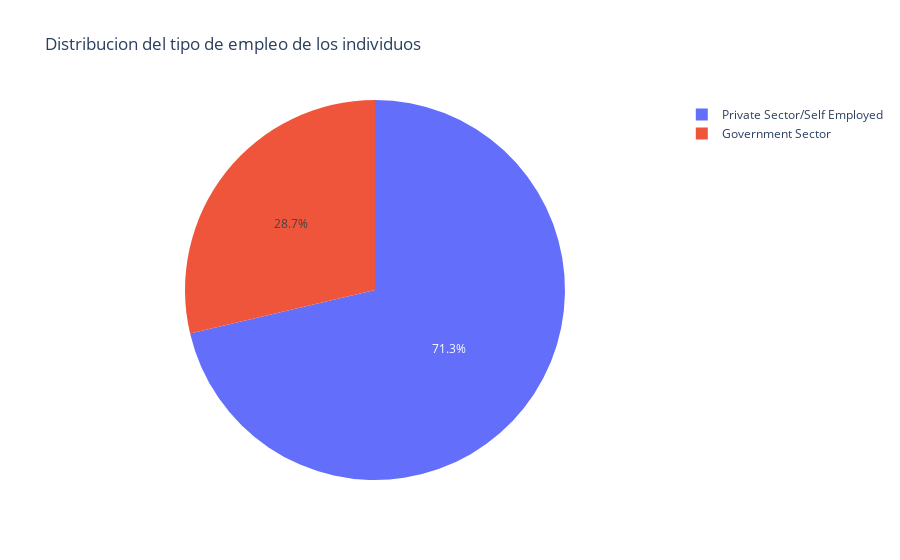

The code cell stored with this chart in its notebook:
### Code cell
px.pie(travel, 'Employment Type', title='Distribucion del tipo de empleo de los individuos')

### Figure 1 — Plotly figure (JSON) as saved in the notebook; plotly's stock layout.template omitted (floating-point values rounded to 4 significant figures; data arrays with more than 128 entries replaced by an {"elided": "..."} marker saying what was removed)
{"data": [{"domain": {"x": [0, 1], "y": [0, 1]}, "hovertemplate": "Employment Type=%{label}<extra></extra>", "labels": {"elided": "1987 str values"}, "legendgroup": "", "name": "", "showlegend": true, "type": "pie"}], "layout": {"legend": {"tracegroupgap": 0}, "title": {"text": "Distribucion del tipo de empleo de los individuos"}}}
